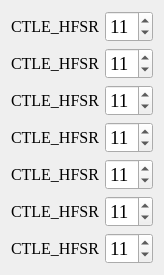
   <widget class="QWidget" name="layoutWidget">
    <property name="geometry">
     <rect>
      <x>689</x>
      <y>41</y>
      <width>164</width>
      <height>254</height>
     </rect>
    </property>
    <layout class="QFormLayout" name="formLayout_5">
     <item row="0" column="0">
      <widget class="QLabel" name="CH1_CTLE_HFSR">
       <property name="font">
        <font>
         <family>Times New Roman</family>
         <pointsize>12</pointsize>
         <weight>50</weight>
         <bold>false</bold>
        </font>
       </property>
       <property name="text">
        <string>CTLE_HFSR</string>
       </property>
      </widget>
     </item>
     <item row="0" column="1">
      <widget class="QSpinBox" name="CH1_CTLE_HFSR_Box">
       <property name="font">
        <font>
         <family>Times New Roman</family>
         <pointsize>14</pointsize>
        </font>
       </property>
       <property name="maximum">
        <number>15</number>
       </property>
       <property name="value">
        <number>11</number>
       </property>
      </widget>
     </item>
     <item row="1" column="0">
      <widget class="QLabel" name="CH2_CTLE_HFSR">
       <property name="font">
        <font>
         <family>Times New Roman</family>
         <pointsize>12</pointsize>
         <weight>50</weight>
         <bold>false</bold>
        </font>
       </property>
       <property name="text">
        <string>CTLE_HFSR</string>
       </property>
      </widget>
     </item>
     <item row="1" column="1">
      <widget class="QSpinBox" name="CH2_CTLE_HFSR_Box">
       <property name="font">
        <font>
         <family>Times New Roman</family>
         <pointsize>14</pointsize>
        </font>
       </property>
       <property name="maximum">
        <number>15</number>
       </property>
       <property name="value">
        <number>11</number>
       </property>
      </widget>
     </item>
     <item row="2" column="0">
      <widget class="QLabel" name="CH3_CTLE_HFSR">
       <property name="font">
        <font>
         <family>Times New Roman</family>
         <pointsize>12</pointsize>
         <weight>50</weight>
         <bold>false</bold>
        </font>
       </property>
       <property name="text">
        <string>CTLE_HFSR</string>
       </property>
      </widget>
     </item>
     <item row="2" column="1">
      <widget class="QSpinBox" name="CH3_CTLE_HFSR_Box">
       <property name="font">
        <font>
         <family>Times New Roman</family>
         <pointsize>14</pointsize>
        </font>
       </property>
       <property name="maximum">
        <number>15</number>
       </property>
       <property name="value">
        <number>11</number>
       </property>
      </widget>
     </item>
     <item row="3" column="0">
      <widget class="QLabel" name="CH4_CTLE_HFSR">
       <property name="font">
        <font>
         <family>Times New Roman</family>
         <pointsize>12</pointsize>
         <weight>50</weight>
         <bold>false</bold>
        </font>
       </property>
       <property name="text">
        <string>CTLE_HFSR</string>
       </property>
      </widget>
     </item>
     <item row="3" column="1">
      <widget class="QSpinBox" name="CH4_CTLE_HFSR_Box">
       <property name="font">
        <font>
         <family>Times New Roman</family>
         <pointsize>14</pointsize>
        </font>
       </property>
       <property name="maximum">
        <number>15</number>
       </property>
       <property name="value">
        <number>11</number>
       </property>
      </widget>
     </item>
     <item row="4" column="0">
      <widget class="QLabel" name="CH_CTLE_HFSR">
       <property name="font">
        <font>
         <family>Times New Roman</family>
         <pointsize>12</pointsize>
         <weight>50</weight>
         <bold>false</bold>
        </font>
       </property>
       <property name="text">
        <string>CTLE_HFSR</string>
       </property>
      </widget>
     </item>
     <item row="4" column="1">
      <widget class="QSpinBox" name="CH5_CTLE_HFSR_Box">
       <property name="font">
        <font>
         <family>Times New Roman</family>
         <pointsize>14</pointsize>
        </font>
       </property>
       <property name="maximum">
        <number>15</number>
       </property>
       <property name="value">
        <number>11</number>
       </property>
      </widget>
     </item>
     <item row="5" column="0">
      <widget class="QLabel" name="CH6_CTLE_HFSR">
       <property name="font">
        <font>
         <family>Times New Roman</family>
         <pointsize>12</pointsize>
         <weight>50</weight>
         <bold>false</bold>
        </font>
       </property>
       <property name="text">
        <string>CTLE_HFSR</string>
       </property>
      </widget>
     </item>
     <item row="5" column="1">
      <widget class="QSpinBox" name="CH6_CTLE_HFSR_Box">
       <property name="font">
        <font>
         <family>Times New Roman</family>
         <pointsize>14</pointsize>
        </font>
       </property>
       <property name="maximum">
        <number>15</number>
       </property>
       <property name="value">
        <number>11</number>
       </property>
      </widget>
     </item>
     <item row="6" column="0">
      <widget class="QLabel" name="CH7_CTLE_HFSR">
       <property name="font">
        <font>
         <family>Times New Roman</family>
         <pointsize>12</pointsize>
         <weight>50</weight>
         <bold>false</bold>
        </font>
       </property>
       <property name="text">
        <string>CTLE_HFSR</string>
       </property>
      </widget>
     </item>
     <item row="6" column="1">
      <widget class="QSpinBox" name="CH7_CTLE_HFSR_Box">
       <property name="font">
        <font>
         <family>Times New Roman</family>
         <pointsize>14</pointsize>
        </font>
       </property>
       <property name="maximum">
        <number>15</number>
       </property>
       <property name="value">
        <number>11</number>
       </property>
      </widget>
     </item>
    </layout>
   </widget>
